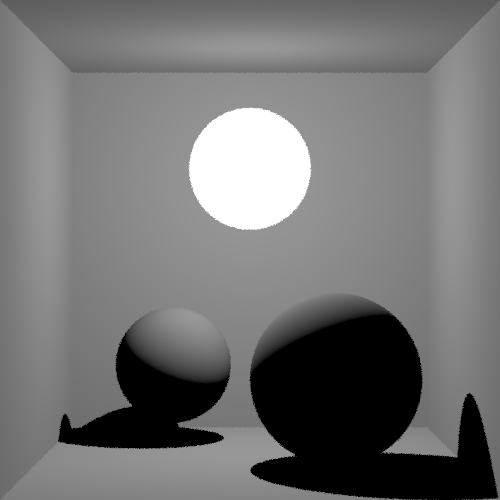
Frame 1 (no input)
Frame 2 (the mouse pressed at the canvas centre, redrawn once): identical to frame 1, image omitted

The Processing sketch that drew this single still picture (run headless with seeded random() and noise(); the mouse was pressed at the canvas centre and the sketch redrawn once):

// Processing sketch: Doria
// ── Doria.pde
void setup() {  
  size(500, 500);
  //parametros: x, y, profundidade do raio (ignorar) , amostra do pixel (quadratica), shader (ignora), shader tmb(ignora), largura do filtro gaussiano, gamma
  RenderOptions options = new RenderOptions(500, 500, 1, 4, 4, 4, 2.0, 2.2, 0);
  
  Camera camera = new Camera(radians(20.0), new Film(options.width, options.height), new PMatrix3D());
  
  //Posição inicial da camera
  camera.lookAt(new PVector(0, 0, 35.0), new PVector(0, 0, 0), new PVector(0, 1.0, 0));
  
  Diffuse diffuse = new Diffuse(new PVector(1.0, 1.0, 1.0));
  
  Sphere left = new Sphere(new PVector(-1e5 - 5, 0, 0), 1e5, diffuse, false, null);
  Sphere right = new Sphere(new PVector(1e5 + 5, 0, 0), 1e5, diffuse, false, null);
  Sphere bottom = new Sphere(new PVector(0, -1e5 - 5, 0), 1e5, diffuse, false, null);
  Sphere top = new Sphere(new PVector(0, 1e5 + 5, 0), 1e5, diffuse, false, null);
  Sphere back = new Sphere(new PVector(0, 0, -1e5 - 5), 1e5, diffuse, false, null);
  Sphere frontBall = new Sphere(new PVector(2.0, -3.0, 2.0), 2.0, diffuse, false, null);
  Sphere backBall = new Sphere(new PVector(-2.0, -3.0, -2.0), 1.5, diffuse, false, null);
  Sphere lightBall = new Sphere(new PVector(0, 2.0, 0), 1.5, null, true, new PVector(1.0, 1.0, 1.0));
  
  ArrayList<Shape> shapes = new ArrayList();
  shapes.add(left);
  shapes.add(right);
  shapes.add(bottom);
  shapes.add(top);
  shapes.add(back);
  shapes.add(frontBall);
  shapes.add(backBall);
  shapes.add(lightBall);
  
  Scene scene = new Scene(shapes);
  
  Renderer renderer = new Renderer(options, camera, scene);
  
  image(renderer.render(), 0, 0);
  
  noLoop();//desabilita o draw
}

void draw() {
  
}

// ── BSDF.pde
public abstract class BSDF {  
  public BSDF(){}
  
  public abstract PVector evaluate(ShaderGlobals shaderGlobals);    
  public abstract float pdf(ShaderGlobals shaderGlobals);    
  public abstract PVector sample(ShaderGlobals shaderGlobals, PVector sample);
}

// ── Camera.pde
public class Camera {
  public float fieldOfView;
  public PMatrix3D worldMatrix;
  public Film film;

  public Camera() {
  }

  public Camera(float fieldOfView, Film film, PMatrix3D worldMatrix) {
    this.fieldOfView = fieldOfView;
    this.film = film;
    this.worldMatrix = worldMatrix;
  }

  public void lookAt(PVector position, PVector target, PVector up) {
    //calc vector w
    float moduleP = sqrt(position.x*position.x + position.y*position.y + position.z*position.z);
    float moduleF = sqrt(target.x*target.x + target.y*target.y + target.z*target.z);
    float module = moduleP - moduleF;    
    //achar o vetor resultante antes de achar o modulo
    
    float x = (position.x - target.x)/(module);
    float y = (position.y - target.y)/(module);
    float z = (position.z - target.z)/(module);
    PVector w = new PVector(x, y, z);

    //calc u
    PVector cross = up.cross(w);
    float moduleUpW = sqrt(cross.x*cross.x + cross.y*cross.y + cross.z*cross.z);
    PVector u = cross.div(moduleUpW);

    PVector v= w.cross(u);
    
    worldMatrix.set(
      u.x, v.x, w.x, position.x,
      u.y, v.y, w.x, position.y,
      u.z, v.z, w.z, position.z,
      0, 0, 0, 1);
  }

  public void transform(PMatrix3D transformation) {
    worldMatrix.preApply(transformation);
  }

  public Ray generateRay(float x, float y, PVector sample) {
    float scale = tan(fieldOfView * 0.5);
    PVector pixel = new PVector();
    
    //subtrair o valor do pixel pela posição(origem da camera) -> (direção do raio)
    pixel.x = (2.0 * (x + 0.5 + sample.x) / film.width - 1.0) * scale * film.aspectRatio();
    pixel.y = (1.0 - 2.0 * (y + 0.5 + sample.y) / film.height) * scale;
    pixel.z = -1.0;    
        
    //procurar função de multiplicar matriz (PMatrix3d) (.mult)
    //multiplicar o pixel pela matriz
    worldMatrix.mult(pixel, pixel);//multiplicação escalar
        
    PVector origin = new PVector(worldMatrix.m03, worldMatrix.m13, worldMatrix.m23);//X, Y e Z da matriz
    PVector direction = PVector.sub(pixel, origin).normalize();//normalizar 

    return new Ray(origin, direction);
  }
}

// ── Diffuse.pde
public class Diffuse extends BSDF{  
  public PVector albedo;
  
  public Diffuse(){}  
  public Diffuse(PVector albedo){
    this.albedo = albedo;
  }
  
  public PVector evaluate(ShaderGlobals shaderGlobals){
    return PVector.mult(albedo, INVERSE_PI);
  }
  public float pdf(ShaderGlobals shaderGlobals){
    return 0;
  }
  public PVector sample(ShaderGlobals shaderGlobals, PVector sample){
    return null;
  }
}

// ── Film.pde
public class Film {
  private float width = 0;
  private float height = 0;

  public Film() {
  }

  public Film(float width, float height) {
    this.width = width;
    this.height = height;
  }

  public float aspectRatio() {
    float ratio = width / height;
    return ratio;
  }
  
  //corrigir a operação com parametros x e y do pixel
  public PVector normalizeSpace(float x, float y) {
    PVector norm = new PVector((x + 0.5)/width, (y + 0.5)/height);
    return norm;
  }

  public PVector screenSpace(float x, float y, float scale) {
    PVector vNorm = normalizeSpace(x, y);
    PVector scNorm = new PVector(2 * vNorm.x - 1, 1 - 2 * vNorm.y).mult(scale);
    PVector correct = new PVector(scNorm.x * aspectRatio(), scNorm.y, -1);
    return correct;
  }
  
 /* public PVector imgPlain(float x, float y){
    PVector sSpace = screenSpace(x, y,);
    PVector correct = new PVector(sSpace.x * aspectRatio(), sSpace.y, -1);
    return correct;
  }*/
}

// ── Intersection.pde
public class Intersection {
  public boolean hit;
  public float distance;
  public int index;

  public Intersection() {
    hit = false;
    distance = INFINITY;
    index = -1;
  }

  public Intersection(boolean hit, float distance, int index) {
    this.hit = hit;
    this.distance = distance;
    this.index = index;
  }
}

// ── Light.pde
public abstract class Light {
  public PVector emission;

  public Light () {
  }

  public Light (PVector emission) {
    this.emission = emission;
  }

  public abstract PVector evaluate(ShaderGlobals shaderGlobals );
  public abstract float pdf(ShaderGlobals shaderGlobals);
  public abstract PVector sample(ShaderGlobals shaderGlobals, PVector sample);
}

// ── Ray.pde
public class Ray {

  public PVector origin;
  public PVector direction;

  public Ray() {
  }

  public Ray(PVector origin, PVector direction) {
    this.origin = origin;
    this.direction = direction;
  }

  public PVector point(float distance) {
    return PVector.add(origin, PVector.mult(direction, distance));
  }
}

// ── RenderOptions.pde
public class RenderOptions {
  public int width;
  public int height;
  public int maximumDepth;
  public int cameraSamples;
  public int lightSamples;
  public int diffuseSamples;
  public float filterWidth;
  public float gamma;
  public float exposure;
  
  public RenderOptions(){}
  
  public RenderOptions(int width, int height, int maximumDepth, int cameraSamples, int lightSamples, int diffuseSamples, float filterWidth, float gamma, float exposure) {
    this.width = width;
    this.height = height;
    this.maximumDepth = maximumDepth;
    this.cameraSamples = cameraSamples;
    this.lightSamples = lightSamples;
    this.diffuseSamples = diffuseSamples;
    this.filterWidth = filterWidth;
    this.gamma = gamma;
    this.exposure = exposure;
  }
  
}

// ── Renderer.pde
public class Renderer {
  public RenderOptions options;
  public Camera camera;
  public Scene scene;
  
  public Renderer() {}
  
  public Renderer(RenderOptions options, Camera camera, Scene scene) {
    this.options = options;
    this.camera = camera;
    this.scene = scene;
  }
  
  public PVector computeDirectIllumination(BSDF bsdf, ShaderGlobals shaderGlobals) {
    PVector directIllumination = new PVector(0, 0, 0);
    
    for (int i = 0; i < scene.shapes.size(); i++){
      Shape light = scene.shapes.get(i);
      
      if (light.explicitLight){
        shaderGlobals.lightDirection = PVector.sub(((Sphere)light).position, shaderGlobals.point).normalize();
        Ray ray = new Ray(shaderGlobals.point, shaderGlobals.lightDirection);
        
        Intersection intersection = scene.intersects(ray);
        
        if (intersection.hit && intersection.index == i){
          PVector bsdfValue = bsdf.evaluate(shaderGlobals);
          float cosine = shaderGlobals.normal.dot(shaderGlobals.lightDirection);          
          PVector lightIntensity = light.evaluate(shaderGlobals);
          
          directIllumination.add(multiplyColor(PVector.mult(bsdfValue, cosine), lightIntensity));
        }
      }
    }
    
    return directIllumination;
  }
  
  public PVector computeIndirectIllumination(BSDF bsdf, ShaderGlobals shaderGlobals, int depth) {
    return null;
  }
  
  public PVector trace(Ray ray, int depth){
    Intersection intersection = scene.intersects(ray);
    if (intersection.hit){
      Shape shape = scene.shapes.get(intersection.index);
      ShaderGlobals shaderGlobals = shape.calculateShaderGlobals(ray, intersection);
      
      if (shape.explicitLight)
        return shape.evaluate(shaderGlobals);
        
      return computeDirectIllumination(shape.bsdf, shaderGlobals);
      
      //return PVector.add(shaderGlobals.normal, new PVector(1, 1, 1)).div(2);     
      //return new PVector(1.0, 1.0, 1.0);
    }
    return new PVector(0, 0, 0);
  }
  
  public PImage render(){
    PImage image = createImage(options.width, options.height, RGB);
    
    for(int i = 0; i < options.width; i++){
      for(int j = 0; j < options.height; j++){
        ArrayList<PVector> cameraSamples = stratifiedSample(options.cameraSamples);        
        
        PVector colour = new PVector(0, 0, 0);
        float weightSum = 0;
        
        for(int k = 0; k < options.cameraSamples; k++){
          PVector sample = PVector.sub(cameraSamples.get(k), new PVector(0.5, 0.5)).mult(options.filterWidth);
          
          Ray ray = camera.generateRay(i,j,sample);
          //implementar filtro gaussiano2d
          float weight = gaussian2D(sample, options.filterWidth);
          
          //trace é a parte de intersecção
          colour.add(PVector.mult(trace(ray,0), weight));
          weightSum += weight;
        }
        
        colour.div(weightSum);
        colour = saturate(gamma(exposure(colour, options.exposure), options.gamma)).mult(255);
        image.set(i,j, color(colour.x, colour.y, colour.z));
       
      }
    }
    
    return image;
  }
}

// ── Scene.pde
public class Scene {
  public ArrayList<Shape> shapes;

  public Scene() {
  }

  public Scene(ArrayList<Shape> shapes) {
    this.shapes = shapes;
  }

  public Intersection intersects(Ray ray) {
    Intersection intersection = new Intersection();

    for (int i = 0; i < shapes.size(); i++) {
      Shape shape = shapes.get(i);
      Intersection temp = shape.intersects(ray);

      if (temp.hit && temp.distance < intersection.distance) {
        intersection = temp;
        intersection.index = i;
      }
    }        
    return intersection;
  }
}

// ── ShaderGlobals.pde
public class ShaderGlobals {    
  public PVector point;
  public PVector normal;
  public PVector uv;
  public PVector tangentU;
  public PVector tangentV;
  public PVector viewDirection;
  public PVector lightDirection;
  public PVector lightPoint;
  public PVector lightNormal;

  public ShaderGlobals() {
  }

  public ShaderGlobals(
    PVector point, PVector normal, PVector uv, PVector tangentU, PVector tangentV, 
    PVector viewDirection, PVector lightDirection, PVector lightPoint, PVector lightNormal) {
    this.point = point;
    this.normal = normal;
    this.uv = uv;
    this.tangentU = tangentU;
    this.tangentV = tangentV;
    this.viewDirection = viewDirection;
    this.lightDirection = lightDirection;
    this.lightPoint = lightPoint;
    this.lightNormal = lightNormal;
  }
}

// ── Shape.pde
public abstract class Shape extends Light {
  public Boolean explicitLight;  
  public BSDF bsdf;
  public PMatrix3D worldMatrix;

  public Shape() {
  }

  public Shape(PMatrix3D worldMatrix, BSDF bsdf, Boolean explicitLight, PVector emission) {
    super(emission);
    this.explicitLight = explicitLight;
    this.bsdf = bsdf;
    this.worldMatrix = worldMatrix;
  }

  public abstract Intersection intersects(Ray ray);    
  public abstract ShaderGlobals calculateShaderGlobals(Ray ray, Intersection intersection);      
  public abstract float surfaceArea();

  public void transform(PMatrix3D transformation) {
    worldMatrix.preApply(transformation);
  }  
}

// ── Sphere.pde
public class Sphere extends Shape {
  public PVector position;
  public float radius;

  public Sphere() {
  }    
  public Sphere(PVector position, float radius, BSDF bsdf, boolean explicitLight, PVector emission) {
    super(null, bsdf, explicitLight, emission);
    this.position = position;
    this.radius = radius;
  }    

  @Override
    public Intersection intersects(Ray ray) {
    PVector d = PVector.sub(position, ray.origin);
    float t = d.dot(ray.direction); 

    if (t < 0)
      return new Intersection();

    float d2 = d.dot(d) - t * t;
    float r2 = radius * radius;

    if (d2 > r2)
      return new Intersection();

    float dt = sqrt(r2 - d2);

    return new Intersection(true, t - dt, -1);
  }

  @Override
    public ShaderGlobals calculateShaderGlobals(Ray ray, Intersection intersection) {
    PVector point = ray.point(intersection.distance);
    PVector normal = PVector.sub(point, position).normalize();

    float theta = atan2(normal.x, normal.z); //teta entre eixo X e o vetor normal
    float phi = acos(normal.y);              //o outro simbolo locura la de ângulo entre a normal e eixo Y

    PVector uv = new PVector((theta * INVERSE_PI + 1.0) * 0.5, phi * INVERSE_PI);

    float st = sin(theta);
    float sp = sin(phi);
    float ct = cos(theta);
    float cp = cos(phi);

    PVector tangentU = new PVector(ct, 0, -st);
    PVector tangentV = new PVector(st * cp, -sp, ct * cp);

    PVector viewDirection = PVector.mult(ray.direction, -1.0);

    return new ShaderGlobals(point, normal, uv, tangentU, tangentV, viewDirection, null, null, null);
  }

  @Override
  public float surfaceArea() {
    return 4.0 * PI * radius * radius;
  }
  
  @Override
  public PVector evaluate(ShaderGlobals shaderGlobals) {
    return emission;
  }
  
  @Override
  public float pdf(ShaderGlobals shaderGlobals) {
    return 0;
  }
  
  @Override
  public PVector sample(ShaderGlobals shaderGlobals, PVector sample) {
    return null;
  }
  //dividir por pi, somar um e dividir por 2 (mapear o valor de -pi a pi pra deixar o valor entre 0 e 1)
}

// ── Utility.pde
public final float INVERSE_PI = 0.31830988618379067154;
public final float EPSILON = Float.MIN_VALUE;
public final float INFINITY = Float.MAX_VALUE;

//ajuste de gama é pra arrumar a cor da imagem no monitor, deixando um ajuste negativo do monitor no codigo, pra quando for exibido a exibição ser linear (2.2)
PVector gamma(PVector colour, float value){
  float inverseGamma = 1 / value;
    
  return new PVector(pow(colour.x, inverseGamma),
                     pow(colour.y, inverseGamma),
                     pow(colour.z, inverseGamma));                  
}

PVector exposure(PVector colour, float value){
  float power = pow(2,value);
    
  return new PVector(colour.x * power,
                     colour.y * power,
                     colour.z * power);
}

//clamp
PVector saturate(PVector colour){
  PVector sat = new PVector(constrain(colour.x, 0, 1), 
                            constrain(colour.y, 0, 1), 
                            constrain(colour.z, 0, 1));
  return sat;
}

float uniformRandom1D(){
  return random(1.0);
}

PVector uniformRandom2D(){
  return new PVector(uniformRandom1D(), uniformRandom1D());
}

float gaussian1D(float sample, float width){
  float r = width * 0.5;
  float gauss = max(0, exp(-sample * sample) - exp(-r * r));
  return gauss;
}

float gaussian2D(PVector sample, float width){
  float gauss2 = gaussian1D(sample.x, width) * gaussian1D(sample.y, width);
  return gauss2;
}

ArrayList<PVector> stratifiedSample(int cameraSamples){ 
  ArrayList<PVector> points = new ArrayList(cameraSamples);
  int size = (int)sqrt(cameraSamples); 
  
  for (int i = 0; i < size; i++) {
    for (int j = 0; j < size; j++) {
      PVector offset = new PVector(i, j);
      points.add(PVector.add(uniformRandom2D(), offset).div(size));
    }
  }
  
  return points;
}

PVector multiplyColor(PVector a, PVector b){
   return new PVector(a.x*b.x, a.y*b.y, a.z*b.z); 
}
